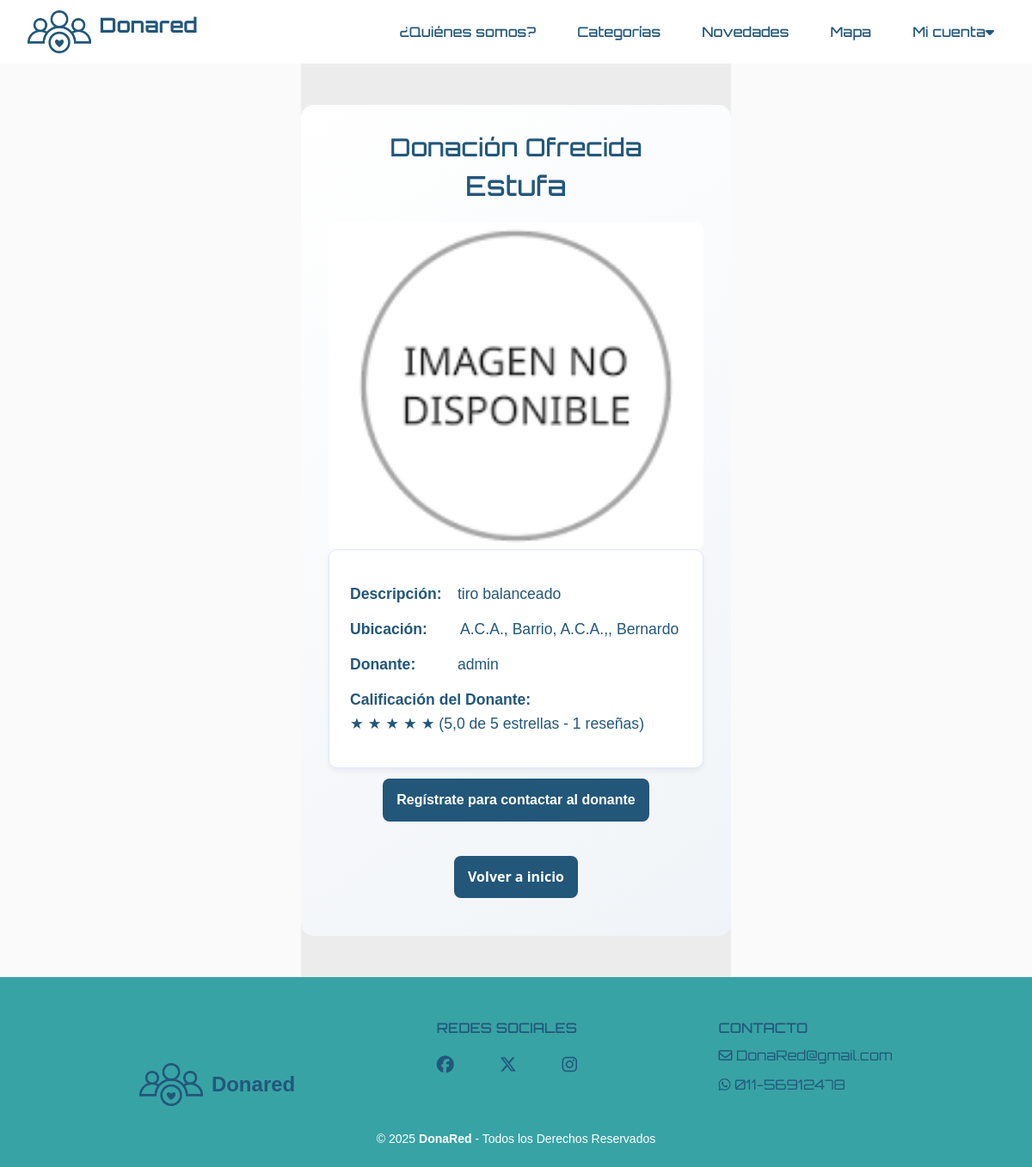
Screenshot of /31/ with the database file from the repository.
### donaredapp/models.py (models this page shows, shortened)
class Item(models.Model):
    ESTADO_CHOICES = [
        ("activo", "Activo"),
        ("suspendido", "Suspendido"),
        ("donado", "Donado"),
        ("eliminado", "Eliminado"),
    ]
    nombre = models.CharField(max_length=100)
    descripcion = models.TextField(max_length=500)
    categoria = models.ForeignKey(Categoria, on_delete=models.CASCADE)
    fecha_creacion = models.DateTimeField(auto_now_add=True)
    usuario = models.ForeignKey(
        User,
        on_delete=models.CASCADE,
        related_name='items',
        null=True,
    )
    imagen = models.ImageField(upload_to='items/', null=True, blank=True, default='items/sin_imagen.png')
    domicilio = models.CharField(max_length=255, null=True, blank=True)
    estado = models.CharField(max_length=10, choices=ESTADO_CHOICES, default='activo')
    latitude = models.DecimalField(max_digits=9, decimal_places=6, null=True, blank=True)
    longitude = models.DecimalField(max_digits=9, decimal_places=6, null=True, blank=True)

### donaredapp/views.py (the view, shortened to what this page needs)
# urls.py: path('<int:item_id>/', views.tarjeta, name='tarjeta'),
def tarjeta(request, item_id):
    storage = messages.get_messages(request)
    for _ in storage:
        pass  # just iterating over them clears them
    try:
        item = Item.objects.get(pk=item_id)
    except Item.DoesNotExist:
        raise Http404("No se encontró el item con ID %s." % item_id)
    solicitud_aceptada = False
    has_solicitud = False
    promedio_calificacion_donante = get_promedio_calificaciones(item.usuario)
    total_resenas_donante = Resena.objects.filter(solicitud__donante=item.usuario).count()
    context = {
        'item': item,
        'solicitud_aceptada': solicitud_aceptada,
        'has_solicitud': has_solicitud,
        'promedio_calificacion_donante': promedio_calificacion_donante,
        'total_resenas_donante': total_resenas_donante,
    }
    return render(request, "donaredapp/tarjeta.html", context)

### donaredapp/views.py (called while the page is built)
def get_promedio_calificaciones(usuario):
    resenas = Resena.objects.filter(solicitud__donante=usuario, estado='approved')
    promedio = resenas.aggregate(Avg('calificacion'))['calificacion__avg']
    return promedio if promedio is not None else 0

### donaredapp/templates/donaredapp/tarjeta.html (shortened to what this page needs)
{% extends 'donaredapp/base.html' %}
{% load static %}
{% block content %}
<main class="container py-5">
    <div class="item-detalle">
        <div class="item-header">
            <h2>Donación Ofrecida</h2>
        </div>
        {% if item %}
            <h2 class="text-center mb-4">{{ item.nombre }}</h2>
            {% if item.imagen %}
            <div class="item-imagen">
                <img src="{{ item.imagen.url }}" alt="Imagen de {{ item.nombre }}" class="img-fluid">
            </div>
            {% endif %}
            <div class="item-info">
                <p><strong>Descripción:</strong> {{ item.descripcion }}</p>
                <p class="domicilio-simplificado">
                    <strong>Ubicación:</strong>
                    {% with domicilio_parts=item.domicilio.split %}
                        {{ domicilio_parts.0 }} {{ domicilio_parts.1 }}, {{ domicilio_parts.2 }}, {{ domicilio_parts.3 }}
                    {% endwith %}
                </p>
                <p><strong>Donante:</strong>
                    {% if item.usuario %}
                        <a href="{% url 'donaredapp:perfil_donante' username=item.usuario.username %}">{{ item.usuario.username }}</a>
                    {% else %}
                        Donante no disponible
                    {% endif %}
                </p>
                <p>
                    <strong>Calificación del Donante: </strong>
                    {% if total_resenas_donante > 0 %}  <br>
                        <span class="rating">
                            {% for i in "12345" %}
                                {% if forloop.counter <= promedio_calificacion_donante %}
                                    ★
                                {% else %}
                                    ☆
                                {% endif %}
                            {% endfor %}
                        </span>
                        ({{ promedio_calificacion_donante|floatformat:1 }} de 5 estrellas - {{ total_resenas_donante }} reseñas)
                    {% else %}
                        Cero calificaciones
                    {% endif %}
                </p>
            </div>
            <div class="btn-container">
                {% if user.is_authenticated %}
                    {% if user == item.usuario %}
                    <a href="{% url 'donaredapp:editar_item' item_id=item.id %}" class="btn btn-outline-primary">Editar</a>
                    <a href="{% url 'donaredapp:ocultar_item' item_id=item.id %}" class="btn btn-outline-danger">Dar de baja</a>
                    {% else %}
                        {% if user.profile.validado and not has_solicitud %}
                        <a href="{% url 'donaredapp:pedir' item_id=item.id %}" class="btn btn-primary">Contactar donante</a>
                        {% endif %}
                        {% if solicitud_aceptada %}
                        <p class="text-center w-100"><strong>Domicilio de entrega: </strong> {{ item.domicilio }}</p>
                        <p class="text-center w-100"><strong>Móvil: </strong> {{ item.usuario.profile.movil }}</p>
                        {% elif not user.profile.validado %}
                        <p class="text-center w-100">Necesitas validar tu cuenta para contactar al donante</p>
                        {% endif %}
                    {% endif %}
                {% else %}
                <p class="text-center w-100">
                    <a href="{% url 'donaredapp:registro' %}" class="btn btn-primary">Regístrate para contactar al donante</a>
                </p>
                {% endif %}
            </div>
        {% else %}
            <p class="text-center">No existe ese item.</p>
        {% endif %}
        <div class="btn-container">
            <a href="{% url 'donaredapp:index' %}" class="btn btn-primary">Volver a inicio</a>
        </div>
    </div>
</main>
{% endblock %}

### donaredapp/static/donaredapp/style.css (style rules this page uses)
html, body { max-width: 100vw; overflow-x: hidden; }
body { background-color: #fafafa; color: #22577A; margin: 0 ; padding: 0; box-sizing: border-box; }
h1, h2, h3 { font-family: 'Orbitron', sans-serif; }
p { font-family: 'helvetica', sans-serif; }
a { text-decoration: none; color: inherit; }
.container, .py-5 { max-width: 500px; display: flex; flex-wrap: wrap; justify-content: center; align-items: flex-start; padding: 2rem 0; background: #ececec; }
.item-detalle { max-width: 800px; padding: 2rem; background: linear-gradient(145deg, #ffffff, #f0f4f8); border-radius: 15px; transition: transform 0.3s ease, box-shadow 0.3s ease; }
.item-header h2, .item-info h2, .donante-info h3 { color: #22577A; font-size: 1.8rem; text-align: center; }
.item-imagen img { max-width: 100%; width: 600px; height: 380px; object-fit: contain; background: #fff; border-radius: 8px; transition: transform 0.3s ease; display: inline-block; }
.item-info, .donante-info { background: #ffffff; padding: 1.5rem; border-radius: 10px; box-shadow: 0 4px 6px rgba(0, 0, 0, 0.05); border: 1px solid #e0e7ff; }
.item-info p, .donante-info p { margin: 0.8rem 0; color: #22577A; font-size: 1.1rem; line-height: 1.6; }
.item-info strong, .donante-info strong { color: #22577A; font-weight: 600; display: inline-block; min-width: 120px; }
.btn-container { display: flex; gap: 1rem; justify-content: center; flex-wrap: wrap; }
.btn { padding: 0.8rem 1rem; border-radius: 8px; font-weight: 600; transition: all 0.3s ease; text-decoration: none; display: inline-block; cursor: pointer; border: none; margin: 12px 0; }
.btn-primary, .btn-outline-primary { background: #22577A !important; color: white !important; }
.domicilio-simplificado { display: flex; align-items: center; gap: 0.5rem; color: #22577A; }

### rows the page displays
Item: nombre "Estufa", imagen (picture), descripcion "tiro balanceado", usuario.username "admin"

### other values shown
{{ domicilio_parts.0 }} "A.C.A.,"
{{ domicilio_parts.1 }} "Barrio"
{{ domicilio_parts.2 }} "A.C.A.,"
{{ domicilio_parts.3 }} "Bernardo"
{{ promedio_calificacion_donante|floatformat:1 }} "5,0"
{{ total_resenas_donante }} "1"
